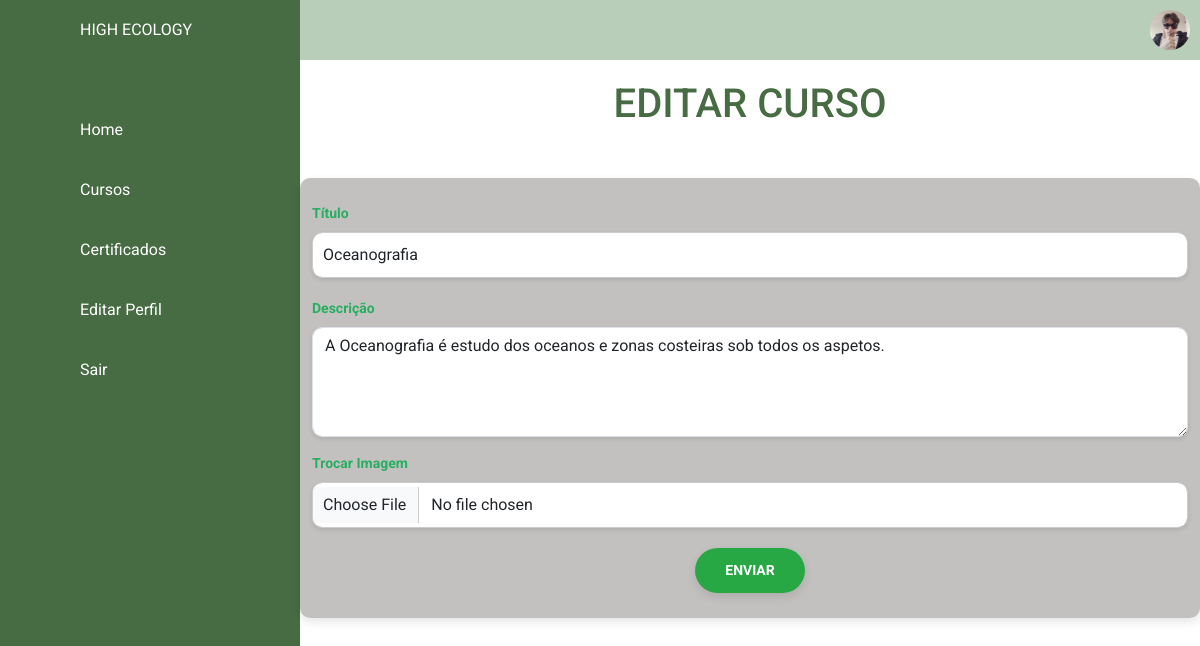
/html/gerenciar-cursos-edit.php?id=40 (signed in), run on the app's committed database.
### tables this page shows
CREATE TABLE `cursos` (
  `id` int(11) NOT NULL,
  `title` varchar(255) NOT NULL,
  `description` text NOT NULL,
  `image` varchar(255) NOT NULL,
  `created_at` timestamp NOT NULL DEFAULT current_timestamp()
);

### html/gerenciar-cursos-edit.php (the view, shortened to what this page needs)
<?php
            include('../php/config.php');
            $id = $_GET['id'];
            $stmt = $pdo->prepare('SELECT * FROM cursos WHERE id = ?');
            $stmt->execute([$id]);
            $course = $stmt->fetch();
?>
<!DOCTYPE html>
<html lang="pt-br">
<head>
    <link rel="stylesheet" href="https://maxcdn.bootstrapcdn.com/bootstrap/4.0.0/css/bootstrap.min.css">
    <link rel="stylesheet" href="https://stackpath.bootstrapcdn.com/bootstrap/4.0.0/js/bootstrap.bundle.min.js">
    <link rel="stylesheet" href="https://cdnjs.cloudflare.com/ajax/libs/jquery/3.2.1/jquery.min.js">
    <link rel="stylesheet" href="../css/all.css">
    <link rel="stylesheet" href="../css/forms.css">
    <link rel="stylesheet" href="../css/all.css">
    <link rel="stylesheet" href="../css/conteudo-main-logado.css">
    <?php  if($_SESSION["user"]['tabela'] == "professor") {?>
        <link rel="stylesheet" href="../css/leftnavbarprofessor.css">
        <link rel="stylesheet" href="../css/topbarprofessor.css">
    <?php } else if($_SESSION["user"]['tabela'] == "aluno") {?>
        <link rel="stylesheet" href="../css/leftnavbar.css">
        <link rel="stylesheet" href="../css/topbar.css">
    <?php } ?>
    <link rel="stylesheet" href="../css/editar-perfil.css">
    <link href="https://cdn.jsdelivr.net/npm/bootstrap@5.3.0-alpha1/dist/css/bootstrap.min.css" rel="stylesheet">
    <link rel="stylesheet" href="../css/gerenciar-cursos.css">
</head>
<body>
    <div class = "container-p">
        <div class = "navegacao">
            <ul style="padding: 0px 0px 0px 0px; margin: 0px 0px 0px 0px;">
            <li>
                    <a href = "#">
                        <span class = "icone">
                        </span>
                        <span class = "titulo">HIGH ECOLOGY</span>
                    </a>
                </li>
                <?php
                if($_SESSION["user"]['tabela'] == "aluno")
                {?>
                <li>
                    <a href = "perfil.php">
                        <span class = "icone">
                        </span>
                        <span class = "titulo">Home</span>
                    </a>
                </li>
                <?php } ?>
                <?php
                if($_SESSION["user"]['tabela'] == "aluno"){
                    if($_SESSION['dados_user']['matriculado'] == true)
                    {?>
                    <li>
                        <a href = "cursos.php">
                            <span class = "icone">
                            </span>
                            <span class = "titulo">Cursos</span>
                        </a>
                    </li>
                <?php }} ?>
                <?php
                if($_SESSION["user"]['tabela'] == "aluno")
                {?>
                <li>
                    <a href = "certificados.php">
                        <span class = "icone">
                        </span>
                        <span class = "titulo">Certificados</span>
                    </a>
                </li>
                <?php } ?>
                <li>
                    <a href = "editar-perfil.php">
                        <span class = "icone">
                        </span>
                        <span class = "titulo">Editar Perfil</span>
                    </a>
                </li>
                <li>
                    <a href = "../php/logout.php">
                        <span class = "icone">
                        </span>
                        <span class = "titulo">Sair</span>
                    </a>
                </li>
            </ul>
        </div>
        <div class = "main-p">
            <div class = "topbar">
                <div class = "toggle">
                </div>
                <div class = "user">
                    <a href="editar-perfil.php">
                        <img src="<?php if($_SESSION["user"]['tabela'] == "aluno") { echo $_SESSION['dados_user']['img']; } elseif($_SESSION["user"]['tabela'] == "professor") { echo "../img/icon.png";} ?>" alt="foto de perfil">
                    </a>
                </div>
            </div>
            <header>
            <h1>Editar Curso</h1>
            </header>
            <div class="container">
            <form action="" method="POST" enctype="multipart/form-data">
                <div class="mb-3">
                    <label for="title" class="form-label">Título</label>
                    <input type="text" name="title" value="<?php echo htmlspecialchars($course['title']); ?>" class="form-control" required>
                </div>
                <div class="mb-3">
                    <label for="description" class="form-label">Descrição</label>
                    <textarea name="description" class="form-control" rows="4" required><?php echo htmlspecialchars($course['description']); ?></textarea>
                </div>
                <div class="mb-3">
                        <label for="image" class="form-label">Trocar Imagem </label>
                        <input type="file" name="image" class="form-control">
                    </div>
            <button type="submit" class = "btn bnt-sucess">Enviar</button>
            </form>
        </div>
</body>
</html>

### css/all.css (style rules this page uses)
* { margin: 0; padding: 0; box-sizing: border-box; font-family: 'Roboto', sans-serif; }
body { background-color: #f2f2f2; }

### css/forms.css (style rules this page uses)
body { font-family: 'Arial', sans-serif; background-color: #f4f8f9; color: #333; margin: 0; padding: 0; }
.container { max-width: 600px; margin: 50px auto; background-color: #2b282349; border-radius: 10px; box-shadow: 0 4px 10px rgba(0, 0, 0, 0.1); padding: 25px; }
h1 { text-align: center; color: #27ae60; font-size: 28px; font-weight: bold; margin-bottom: 25px; }
.form-label { font-weight: bold; color: #27ae60; font-size: 14px; margin-bottom: 5px; display: block; }
input[type="text"], textarea, input[type="file"] { width: 100%; padding: 10px; border: 1px solid #ccc; border-radius: 5px; font-size: 16px; margin-bottom: 20px; box-sizing: border-box; transition: all 0.3s ease; }
button[type="submit"] { display: block; width: auto; background-color: #27ae60; color: #ffffff; padding: 8px 16px; border: none; border-radius: 5px; font-size: 14px; font-weight: bold; text-transform: uppercase; cursor: pointer; transition: all 0.3s ease; margin: 0 auto; }
.mb-3 { margin-bottom: 20px; }
textarea::placeholder, input::placeholder { font-style: italic; color: #aaa; }

### css/conteudo-main-logado.css (style rules this page uses)
:root { --verde: #476b43; --white: #fff; --gray: #f5f5f5; --black1: #222; --black2: #999; }
.container-p { position: relative; width: 100%; }
.main-p { position: absolute; width: calc(100% - 300px); left: 300px; min-height: 100vh; background: var(--white); transition: all 0.5s ease; }

### css/leftnavbar.css (style rules this page uses)
:root { --verde: #476b43; --white: #fff; --gray: #f5f5f5; --black1: #222; --black2: #999; }
.navegacao { position: fixed; width: 300px; height: 100%; background: var(--verde); border-left: 10px solid var(--verde); transition: 0.5s; overflow: hidden; }
.navegacao ul { position: absolute; top: 0; left: 0; width: 100%; }
.navegacao ul li { position: relative; width: 100%; list-style: none; border-top-left-radius: 30px; border-bottom-left-radius: 30px; }
.navegacao ul li:nth-child(1) { margin-bottom: 40px; pointer-events: none; }
.navegacao ul li a { position: relative; display: block; width: 100%; display: flex; text-decoration: none; color: var(--white); }
.navegacao ul li a .icone { position: relative; display: block; min-width: 60px; height: 60px; line-height: 75px; text-align: center; }
.navegacao ul li a .titulo { position: relative; display: block; padding: 0 10px; height: 60px; line-height: 60px; text-align: start; white-space: nowrap; }

### css/topbar.css (style rules this page uses)
:root { --verde: #476b43; --white: #fff; --gray: #f5f5f5; --black1: #222; --black2: #999; }
.topbar { width: 100%; height: 60px; display: flex; justify-content: space-between; align-items: center; padding: 0 10px; background-color: #b9ceb9; }
.toggle { position: relative; width: 60px; height: 60px; display: flex; justify-content: center; align-items: center; font-size: 2.5rem; cursor: pointer; transition: all 0.2s ease; }
.user { position: relative; width: 40px; height: 40px; border-radius: 50%; overflow: hidden; cursor: pointer; }
.user img { position: absolute; top: 0; left: 0; width: 100%; height: 100%; object-fit: cover; }

### css/gerenciar-cursos.css (style rules this page uses)
header { background-color: #fff; padding-top: 20px; color: #476b43; text-align: center; font-size: 24px; font-weight: bold; text-transform: uppercase; }
form .form-control { border-radius: 10px; box-shadow: 0 2px 4px rgba(0, 0, 0, 0.1); }
form button[type="submit"] { background-color: #28a745; color: white; border: none; padding: 12px 30px; border-radius: 50px; box-shadow: 0 4px 10px rgba(0, 0, 0, 0.1); transition: background-color 0.3s ease; }
.form-control { margin-bottom: 15px; }

### data on the page
cursos: title "Oceanografia", description "A Oceanografia é estudo dos oceanos e zonas costeiras sob todos os aspetos."
